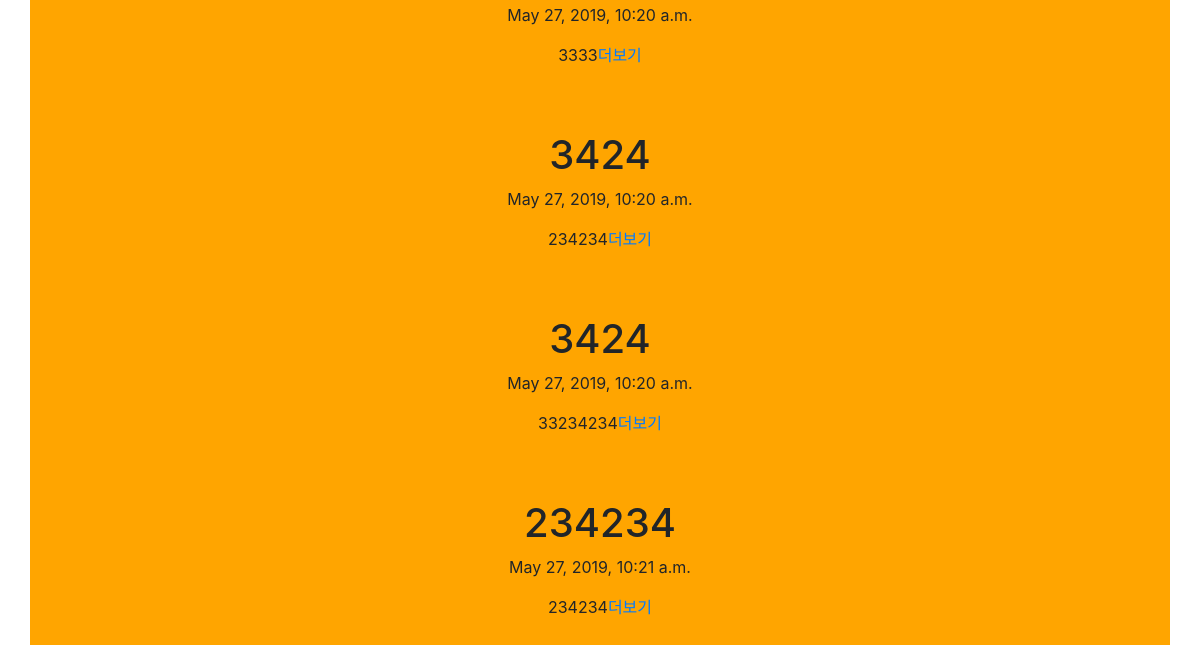
Before: / (lower part) with the older database file.
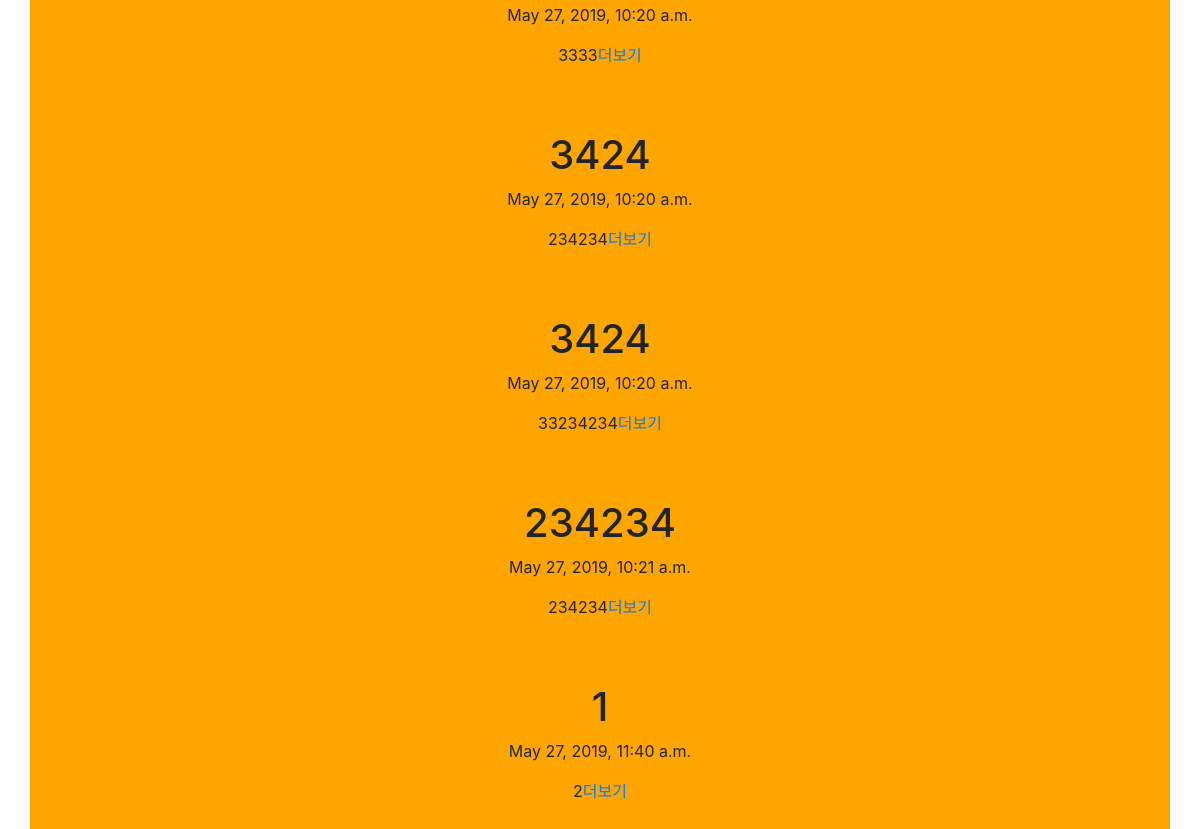
After: the same page with the newer database file.
### BlogApp/models.py (models this page shows)
class Blog(models.Model):
    title = models.CharField(max_length = 200)
    pub_date = models.DateTimeField('date published')
    body = models.TextField()
    def summary(self):
        return self.body[:100]

### BlogApp/views.py (the view)
# urls.py: 2. Add a URL to urlpatterns:  path('', views.home, name='home')
def home(request):
    Blog_element = Blog.objects
    return render(request, 'home.html', {'Blog_element':Blog_element})

### BlogApp/templates/home.html (shortened to what this page needs)
<!DOCTYPE html>
<html lang="ko">
<head>
    <link rel="stylesheet" href="./stylesheets/home.css">
    <link rel="stylesheet" href="https://stackpath.bootstrapcdn.com/bootstrap/4.3.1/css/bootstrap.min.css">
</head>
{% extends 'base.html' %}
    {% block contents %}
    <br>
    <div class = "container">
    {% for blog in Blog_element.all %}
        <h1>{{blog.title}}</h1>
        <p>{{blog.pub_date}}</p>
        <p>{{blog.summary}}<a href = "{% url 'detail' blog.id %}">더보기</a></p>
        <br><br>
    {% endfor %}
    </div>
    {% endblock %}

### Blogproject/templates/base.html (shortened to what this page needs)
<body>
      <br><br>
      {% block contents %}
      {% endblock %}
</body>

### BlogApp/templates/stylesheets/home.css (style rules this page uses)
.body, html { padding:0; margin:0; }
.container { background-color:orange; text-align:center; padding-top:2em; padding-right:10em; padding-left:10em; padding-bottom:2em; }

Changed rows visible on the page:
added Blog: title "1", pub_date "May 27, 2019, 11:40 a.m.", summary "2"
